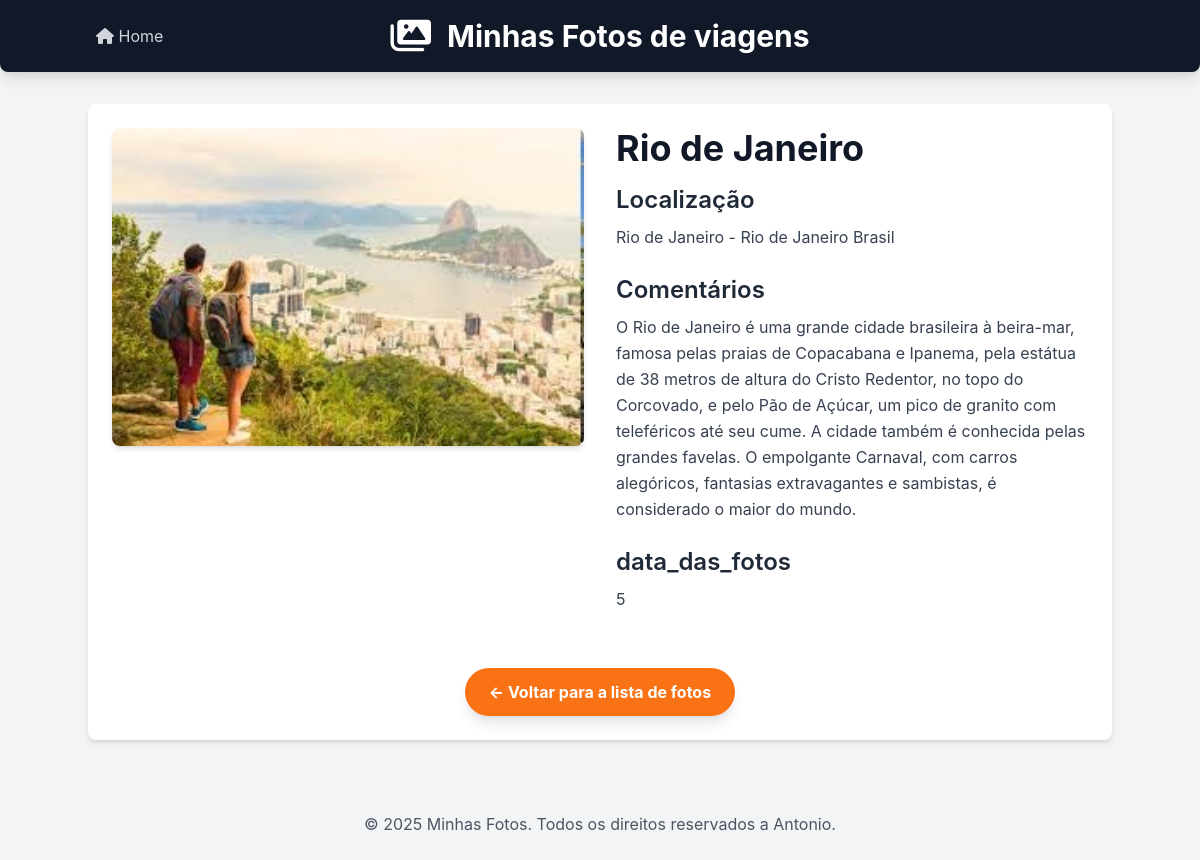
Page /galleries/galery/3/ on the committed database.
### galleries/models.py (models this page shows, shortened)
class Galery(models.Model):
    title = models.CharField(max_length=200)
    photo_location = models.TextField()
    comments = models.TextField()
    photo_period = models.IntegerField(help_text="Em dias")
    image = models.ImageField(upload_to='galleries/', blank=True, null=True)
    class Meta:
        verbose_name_plural = "galleries"

### galleries/views.py (the view)
# urls.py: path('galery/<int:id>/', views.galery_detail, name='galery_detail'),
def galery_detail(request, id):
        galery=get_object_or_404(Galery, pk=id)
        return render(request, 'galleries/galery_detail.html', {'galery': galery})

### galleries/templates/galleries/galery_detail.html (shortened to what this page needs)
{%extends 'galleries/base.html' %}
{% block content %}
        <div class="flex flex-col md:flex-row gap-8">
            {% if galery.image %}
            <div class="md:w-1/2">
                <img src="{{ galery.image.url }}" alt="[Imagem de {{ galery.title }}]" class="w-full h-auto object-cover rounded-lg shadow-md">
            </div>
            {% endif %}
            <div class="md:w-1/2">
                <h2 class="text-4xl font-bold text-gray-900 mb-4">{{ galery.title }}</h2>
                <h3 class="text-2xl font-semibold text-gray-800 mb-2">Localização</h3>
                <p class="text-gray-700 mb-6 leading-relaxed">{{ galery.photo_location }}</p>
                <h3 class="text-2xl font-semibold text-gray-800 mb-2">Comentários</h3>
                <p class="text-gray-700 mb-6 leading-relaxed whitespace-pre-wrap">{{ galery.comments}}</p>
                <h3 class="text-2xl font-semibold text-gray-800 mb-2">data_das_fotos</h3>
                <p class="text-gray-700 mb-6 leading-relaxed whitespace-pre-wrap">{{ galery.photo_period}}</p>
            </div>
        </div>
        <div class="mt-8 text-center">
            <a href="{%url 'home'%}" class="inline-block bg-orange-500 hover:bg-organge-600 text-white font-bold py-3 px-6 rounded-full transition duration-300 ease-in-out shadow-lg">
                &larr; Voltar para a lista de fotos
            </a>
        </div>
        {% endblock %}
<!--{% load static %}

### galleries/templates/galleries/base.html (style rules this page uses)
body { font-family: 'Inter', sans-serif; }

### rows in the picture
Galery: image (picture), title "Rio de Janeiro", photo_location "Rio de Janeiro - Rio de Janeiro Brasil", comments "O Rio de Janeiro é uma grande cidade brasileira à beira-mar, famosa pelas praias de Copacabana e Ipanema, pela estátua de 38 metros de altura do Cristo Redentor, no topo do Corcovado, e pelo Pão de Açúcar, um pico de granito com teleféricos até seu cume. A cidade também é conhecida pelas grandes favelas. O empolgante Carnaval, com carros alegóricos, fantasias extravagantes e sambistas, é considerado o maior do mundo.", photo_period "5"
